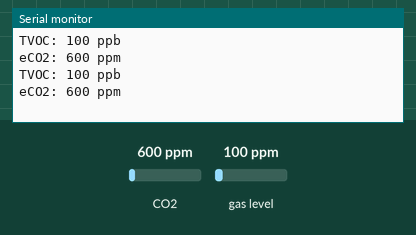
Simulated run of this sketch. Board: Arduino Uno, built with avr-gcc and run on an emulated ATmega328P. Shown: the last lines printed to the serial monitor. The test bench sets the inputs (shaded band); at power-on: CO2 600 ppm, gas level 100 ppm.

Above: at 1.8 s.
1.9 s: CO2 set to 452 ppm
At 2.8 s:
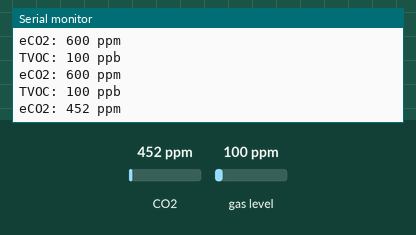
3.4 s: gas level set to 20 ppm
At 4.4 s:
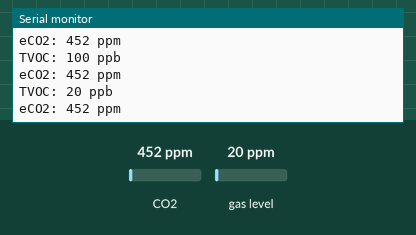
4.9 s: CO2 set to 1050 ppm
At 5.8 s:
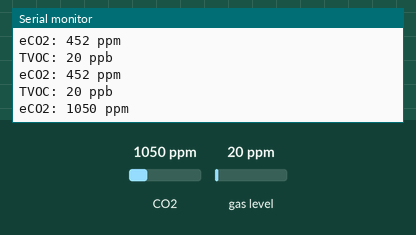
Timing chart, 0 to 7.9 s (numbered marks = the images above; inputs shaded):
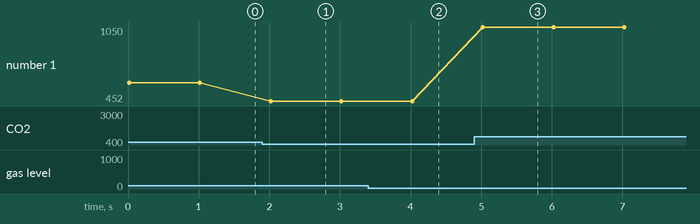

Measured:
- after the input at 1.9 s, the serial monitor: prints a new line after 0.12 s (image 1)
- after the input at 3.4 s, the serial monitor: prints a new line after 0.61 s (image 2)
- after the input at 4.9 s, the serial monitor: prints a new line after 0.12 s (image 3)
- plotted number 1: 600 → 452 after the input at 1.9 s, 452 → 1050 after the input at 4.9 s

The sketch:

Gas_Sensor.ino
```cpp
//SPG30 Sensor
// can I use the same library for the ESP30?
//Air SGP30 sensor
//Need to include library?

#include <Wire.h>
#include "Adafruit_SGP30.h"
Adafruit_SGP30 sgp;


void setup() {
  Serial.begin(9600);

  if (! sgp.begin()) {
    Serial.println("Sensor not found :-(");
    while (1);
  }


}

void loop() {

  //Read air quality values
  if (! sgp.IAQmeasure()) {
    Serial.println("Measurement failed");
    return;
  }

  //Print values
  Serial.print("TVOC: ");
  Serial.print(sgp.TVOC);
  Serial.println(" ppb\n");

  Serial.print("eCO2: ");
  Serial.print(sgp.eCO2);
  Serial.println(" ppm\n");

  delay(1000);

}
```
